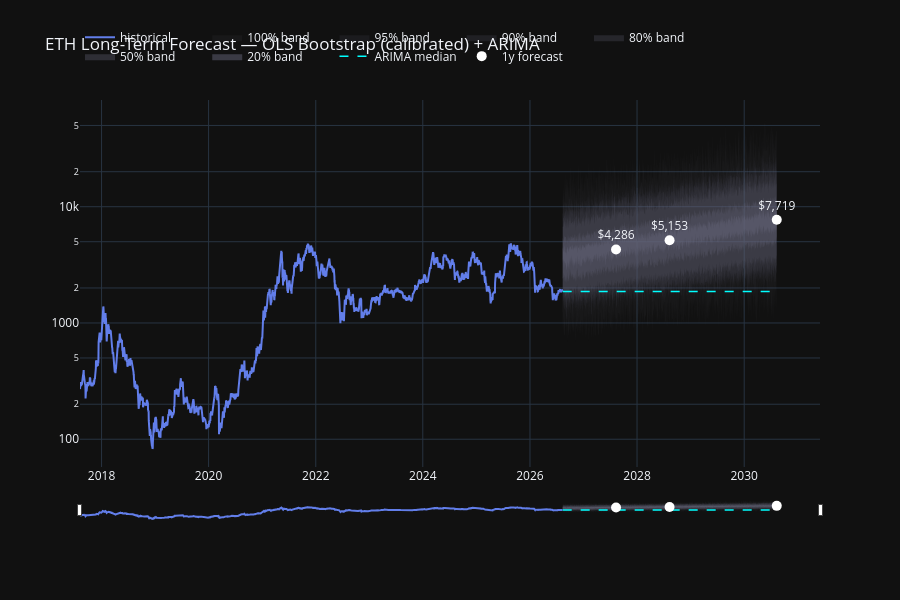

Notebook code for this chart:
### Code cell
n_plot = min(200, BOOTSTRAP_DRAWS)
plot_paths = paths[:n_plot]
future_dates = [date_now + timedelta(days=i + 1) for i in range(Hmax)]

fig = go.Figure()
fig.add_trace(go.Scatter(
    x=model_df["date"].to_list(), y=model_df["close"].to_list(),
    mode="lines", name="historical", line=dict(color=ETH_COLOR, width=2),
))
band_edges = [(0, 100), (2.5, 97.5), (5, 95), (10, 90), (25, 75), (40, 60)]
colors = ["rgba(100,100,120,0.08)", "rgba(100,100,120,0.12)", "rgba(100,100,120,0.18)",
          "rgba(100,100,120,0.25)", "rgba(100,100,120,0.35)", "rgba(100,100,120,0.5)"]
for (lo, hi), color in zip(band_edges, colors, strict=True):
    lo_vals = np.exp(np.percentile(plot_paths, lo, axis=0))
    hi_vals = np.exp(np.percentile(plot_paths, hi, axis=0))
    fig.add_trace(go.Scatter(
        x=future_dates + future_dates[::-1],
        y=list(hi_vals) + list(lo_vals[::-1]),
        fill="toself", fillcolor=color, line=dict(color="rgba(0,0,0,0)"),
        name=f"{hi - lo:.0f}% band", hoverinfo="skip",
    ))
fig.add_trace(go.Scatter(
    x=future_dates, y=np.exp(arima_mean), mode="lines", name="ARIMA median",
    line=dict(color="cyan", width=1.5, dash="dash"),
))
for h in HORIZONS:
    r = next(c for c in calibrated if c["horizon"].startswith(f"{h}d"))
    d = date_now + timedelta(days=h)
    fig.add_trace(go.Scatter(
        x=[d], y=[r["median"]], mode="markers+text",
        text=[f"${r['median']:,.0f}"], textposition="top center",
        marker=dict(size=10, color="white"),
        name=f"{h // 365}y forecast", showlegend=(h == HORIZONS[0]),
    ))
fig.update_layout(
    yaxis_type="log",
    title="ETH Long-Term Forecast — OLS Bootstrap (calibrated) + ARIMA",
    template="plotly_dark", height=600, hovermode="x unified",
    legend=dict(orientation="h", y=1.08),
    xaxis=dict(rangeslider=dict(visible=True, thickness=0.05), type="date"),
)
fig.show()

### Figure 1 — Plotly figure (JSON) as saved in the notebook; plotly's stock layout.template omitted (floating-point values rounded to 4 significant figures; data arrays with more than 128 entries replaced by an {"elided": "..."} marker saying what was removed)
{"data": [{"line": {"color": "#627EEA", "width": 2}, "mode": "lines", "name": "historical", "type": "scatter", "x": {"elided": "3285 str values"}, "y": {"elided": "3285 float values"}}, {"fill": "toself", "fillcolor": "rgba(100,100,120,0.08)", "hoverinfo": "skip", "line": {"color": "rgba(0,0,0,0)"}, "name": "100% band", "type": "scatter", "x": {"elided": "2922 str values"}, "y": {"elided": "2922 float values"}}, {"fill": "toself", "fillcolor": "rgba(100,100,120,0.12)", "hoverinfo": "skip", "line": {"color": "rgba(0,0,0,0)"}, "name": "95% band", "type": "scatter", "x": {"elided": "2922 str values"}, "y": {"elided": "2922 float values"}}, {"fill": "toself", "fillcolor": "rgba(100,100,120,0.18)", "hoverinfo": "skip", "line": {"color": "rgba(0,0,0,0)"}, "name": "90% band", "type": "scatter", "x": {"elided": "2922 str values"}, "y": {"elided": "2922 float values"}}, {"fill": "toself", "fillcolor": "rgba(100,100,120,0.25)", "hoverinfo": "skip", "line": {"color": "rgba(0,0,0,0)"}, "name": "80% band", "type": "scatter", "x": {"elided": "2922 str values"}, "y": {"elided": "2922 float values"}}, {"fill": "toself", "fillcolor": "rgba(100,100,120,0.35)", "hoverinfo": "skip", "line": {"color": "rgba(0,0,0,0)"}, "name": "50% band", "type": "scatter", "x": {"elided": "2922 str values"}, "y": {"elided": "2922 float values"}}, {"fill": "toself", "fillcolor": "rgba(100,100,120,0.5)", "hoverinfo": "skip", "line": {"color": "rgba(0,0,0,0)"}, "name": "20% band", "type": "scatter", "x": {"elided": "2922 str values"}, "y": {"elided": "2922 float values"}}, {"line": {"color": "cyan", "dash": "dash", "width": 1.5}, "mode": "lines", "name": "ARIMA median", "type": "scatter", "x": {"elided": "1461 str values"}, "y": {"elided": "1461 float values"}}, {"marker": {"color": "white", "size": 10}, "mode": "markers+text", "name": "1y forecast", "showlegend": true, "text": ["$4,286"], "textposition": "top center", "type": "scatter", "x": ["2027-08-11"], "y": [4286.0]}, {"marker": {"color": "white", "size": 10}, "mode": "markers+text", "name": "2y forecast", "showlegend": false, "text": ["$5,153"], "textposition": "top center", "type": "scatter", "x": ["2028-08-10"], "y": [5153.0]}, {"marker": {"color": "white", "size": 10}, "mode": "markers+text", "name": "4y forecast", "showlegend": false, "text": ["$7,719"], "textposition": "top center", "type": "scatter", "x": ["2030-08-11"], "y": [7719.0]}], "layout": {"height": 600, "hovermode": "x unified", "legend": {"orientation": "h", "y": 1.08}, "title": {"text": "ETH Long-Term Forecast — OLS Bootstrap (calibrated) + ARIMA"}, "xaxis": {"rangeslider": {"thickness": 0.05, "visible": true}, "type": "date"}, "yaxis": {"type": "log"}}}
